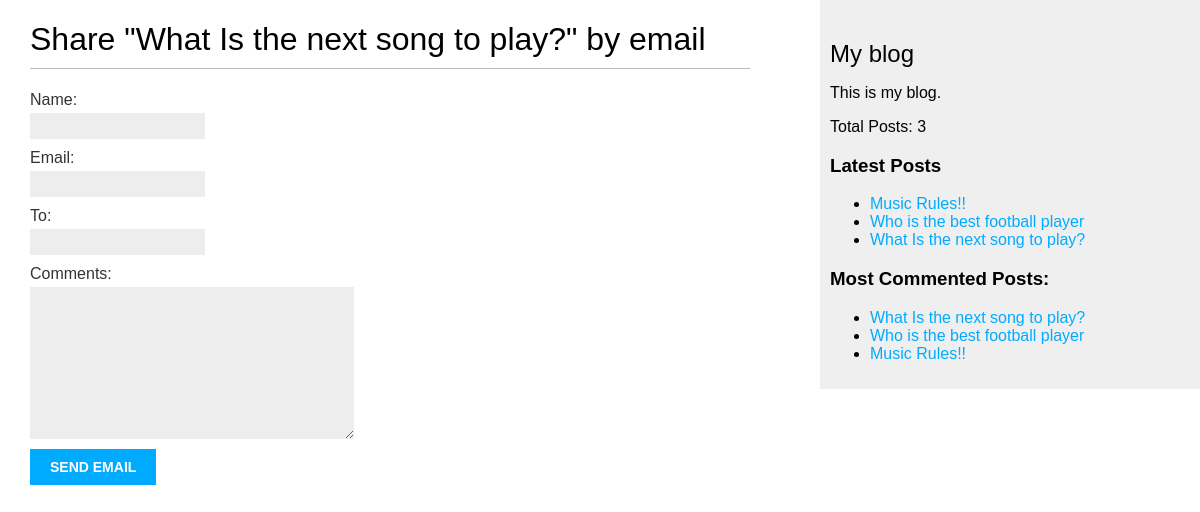
/blog/1/share, run on an earlier commit of the app's database.
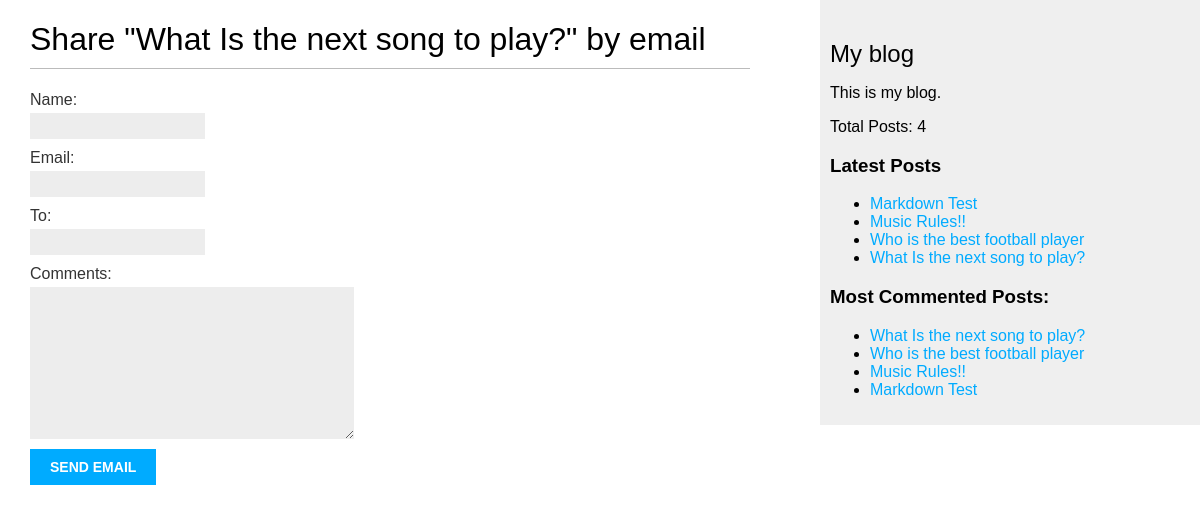
And on a later commit of the database.
### blog/models.py (models this page shows, shortened)
class Post(models.Model):
    objects = models.Manager()
    published = PublishedManager()
    STATUS_CHOICES = (
        ('draft', 'Draft'),
        ('published', 'Published'),
    )
    title = models.CharField(max_length=250)
    slug = models.SlugField(max_length=250,
                            unique_for_date='publish')
    author = models.ForeignKey(User,
                            on_delete=models.CASCADE,
                            related_name='blog_posts')
    body = models.TextField()
    publish = models.DateTimeField(default=timezone.now)
    created = models.DateTimeField(auto_now_add=True)
    updated = models.DateTimeField(auto_now=True)
    status = models.CharField(max_length=10,
                            choices=STATUS_CHOICES,
                            default='draft')
    tags = TaggableManager()
    def get_absolute_url(self):
        return reverse('blog:post_detail',
                        args=[self.publish.year,
                            self.publish.month,
                            self.publish.day, self.slug])
    class Meta:
        ordering = ('-publish',)

### blog/views.py (the view)
def post_share(request, post_id):
    post = get_object_or_404(Post, id=post_id, status='published')
    sent = False
    if request.method == "POST":
        form = EmailPostForm(request.POST)
        if form.is_valid():
            cd = form.cleaned_data
            post_url = request.build_absolute_uri(
                post.get_absolute_url())
            subject = f"{cd['name']} recommends you read " \
                    f"{post.title}"
            message = f"Read '{post.title}' at {post_url} \n\n" \
                    f"{cd['name']}\'s comments: {cd['comments']}"
            send_mail(subject, message, environ['EMAIL_HOST_USER'],
                    [cd['to']])
            sent = True
    else:
        form = EmailPostForm()
    return render(request, 'blog/post/share.html', {'post': post,
                                                    'form': form,
                                                    'sent': sent})

### blog/forms.py
class EmailPostForm(forms.Form):
    name = forms.CharField(max_length=25)
    email = forms.EmailField()
    to = forms.EmailField()
    comments = forms.CharField(required=False,
                                widget=forms.Textarea)

### blog/models.py (called while the page is built)
    def get_queryset(self):
        return super(PublishedManager,
                    self).get_queryset()\
                        .filter(status='published')

### blog/templatetags/blog_tags.py (called while the page is built)
@register.simple_tag
def total_posts():
    return Post.published.count()

@register.inclusion_tag('blog/post/latest_posts.html')
def show_latest_posts(count=5):
    latest_posts = Post.published.order_by('-publish')[:count]
    return {'latest_posts': latest_posts}

@register.simple_tag
def get_most_commented_posts(count=5):
    return Post.published.annotate(
        total_comments=Count('comments')
    ).order_by('-total_comments')[:count]

### blog/templates/blog/post/share.html (shortened to what this page needs)
{% extends "blog/base.html" %}
{% block content %}
    {% if sent %}
        <h1>Email successfully sent!</h1>
        <p>
            "{{ post.title }}" was successfully sent to {{ form.cleaned_data.to }}.
        </p>
    {% else %}
    <h1>Share "{{ post.title }}" by email</h1>
    <form method="POST">
        {{ form.as_p }}
        <input type="submit" value="Send email">
    </form>
    {% endif %}
{% endblock %}

### blog/templates/blog/base.html (shortened to what this page needs)
{% load static %}
{% load blog_tags %}
<!DOCTYPE html>
<html>
    <head>
        <link href="{% static 'css/blog.css' %}" rel="stylesheet">
    </head>
    <body>
        <div id="content">
            {% block content %}
            {% endblock %}
        </div>
        <div id="sidebar">
            <h2>My blog</h2>
            <p>This is my blog.</p>
            <p>Total Posts: {% total_posts %}</p>
            <h3>Latest Posts</h3>
            {% show_latest_posts %}
            <h3>Most Commented Posts:</h3>
            {% get_most_commented_posts as most_commented_posts %}
            <ul>
                {% for post in most_commented_posts %}
                    <li>
                        <a href="{{ post.get_absolute_url }}">{{ post.title }}</a>
                    </li>
                {% endfor %}
            </ul>
        </div>
    </body>
</html>

### blog/templates/blog/post/latest_posts.html
<ul>
    {% for post in latest_posts %}
        <li>
            <a href=""{{ post.get_absolute_url }}">{{ post.title }}</a>
        </li>
    {% endfor %}
</ul>

What changed in the data, as far as the page shows it:
added Post: title "Markdown Test"
Also different on the page:
text no longer shown: "3"
text now shown: "4"
